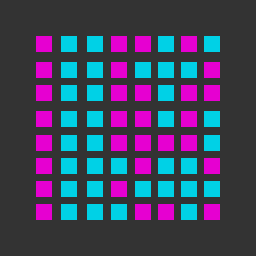
#> input picture bios/bio data/bio_Endeavor.bmp, 256 x 256 px; its folder holds only this picture in this run
$ python convert_bio_data.py
#> lines starting #> are read from the running program, lines starting #| are printed output that depends on the picture
### bios/compress_lzma.py
import lzma
import struct
import sys
from PIL import Image

def Convert(Filename):
	data = open(Filename,"rb").read()
	outdata = lzma.compress(data,format=lzma.FORMAT_ALONE)
	outdata = outdata[0:5] + struct.pack("<Q", len(data)) + outdata[5+8:]
	open(Filename + ".lzma","wb").write(outdata)
	return outdata

# [2 lines that do not run on import are left out]

### bios/convert_bio_data.py
import compress_lzma
from PIL import Image, ImageFont, ImageDraw

def ConvertBIOData():
	names = ["Endeavor", "Fish", "Fuzyll", "Hoju", "HJ", "Itszn", "Jetboy", "Lightning", "Mike_Pizza", "Perribus", "Thing2", "ThomasWindmill", "Vito"]
	bio_len = 0

	for i in range(0, len(names)):
		name = names[i]
		BioImage = Image.open(f"bio data/bio_{name}.bmp")
#> BioImage is the input picture: PIL image 256x256 RGB; mean R, G, B 65.2, 66, 93.3
		BioImage = BioImage.transpose(Image.FLIP_TOP_BOTTOM)
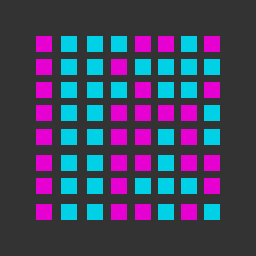
#> BioImage: PIL image 256x256 RGB; mean R, G, B 65.2, 66, 93.3

		BioImage.save(f"bio data/bio_{name}-out.bmp")

		compress_lzma.Convert(f"bio data/bio_{name}-out.bmp")

#> (the run stopped early here; a loop or call above may not have finished)
